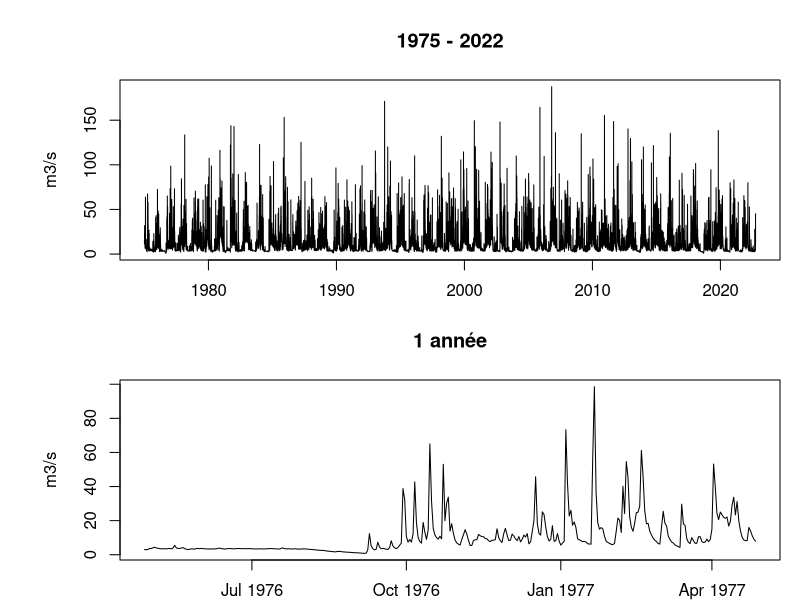

Reproduce this figure in R.
## ---- chunk 1
knitr::opts_chunk$set(
  echo = TRUE,
  error = TRUE,
  fig.width = 10,
  fig.height = 5,
  dpi = 600,
  fig.keep = "last",
  message = FALSE,
  warning = FALSE,
  results = "markup"
)
## ---- chunk 2
riverflowUK = read.csv("riverflowUK.csv")
RFUKdate = as.Date(riverflowUK$Date)
par(mfrow = c(2, 1), mar = c(2, 6, 4, 1))
plot(RFUKdate,riverflowUK$Data,type = "l", main = "1975 - 2022",  xlab="", ylab = "m3/s")
plot(RFUKdate[484:848],riverflowUK$Data[484:848],type = "l", main = "1 année", ylab = "m3/s")
